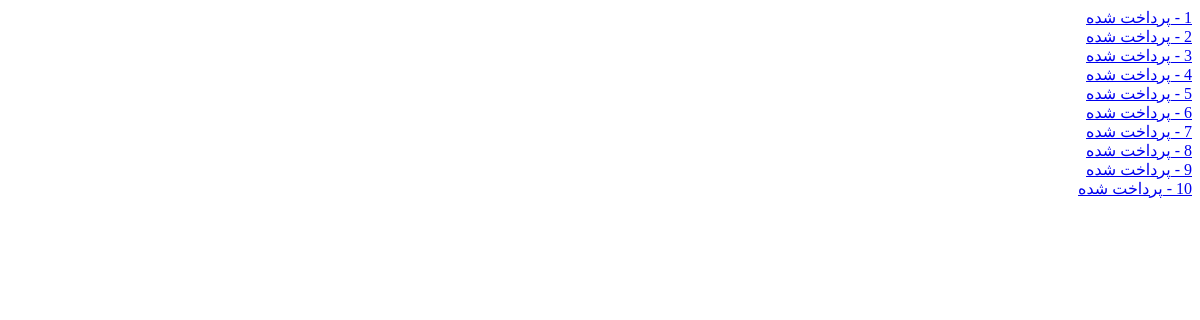
Before: /user/dashboard (signed in) with the older database file.
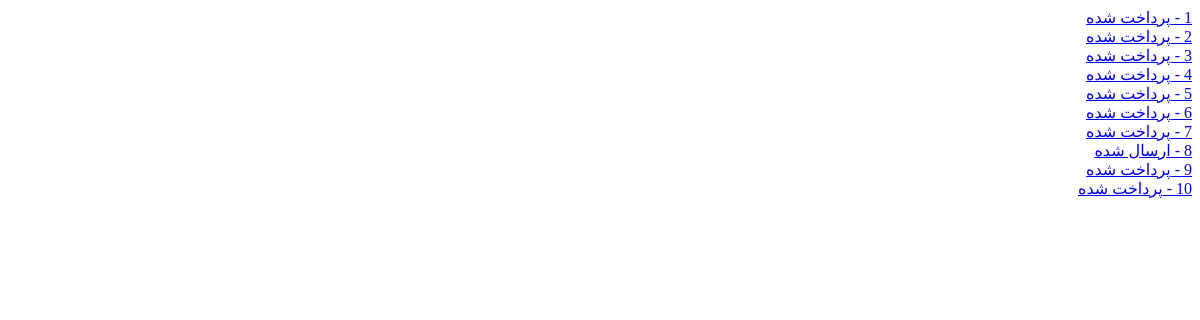
After: the same page with the newer database file.
### models/cart.py (models this page shows, shortened)
class Cart(db.Model):
    __tablename__ = "carts"
    id = Column(Integer, primary_key=True)
    status = Column(String, default="pending")
    user_id = Column(Integer, ForeignKey('users.id'), nullable=False)
    user = db.relationship('User', backref=backref('carts', lazy="dynamic"))
    def get_status_persian(self):
        if self.status == 'pending':
            return "در انتظار پرداخت(سبد خرید)"
        if self.status == 'paid':
            return "پرداخت شده"
        if self.status == 'sent':
            return "ارسال شده"
        if self.status == 'rejected':
            return "رد شده"

### blueprint/user.py (the view)
@app.route('/user/dashboard', methods=['GET'])
@login_required
def dashboard():
    return render_template('user/dashboard.html')

### app.py (called while the page is built)
@login_manager.user_loader
def load_user(user_id):
    return User.query.filter(user_id == User.id).first()

### templates/user/dashboard.html (shortened to what this page needs)
{% extends "base.html" %}
{% block body %}
{% for cart in current_user.carts|selectattr('status','!=','pending') %}
<a href="{{ url_for('user.order',id=cart.id)}}">{{ cart.id }} - {{ cart.get_status_persian() }}</a><br>
{% endfor %}
{% endblock %}

Changed rows visible on the page:
changed Cart id 8: get_status_persian "پرداخت شده" → "ارسال شده"
